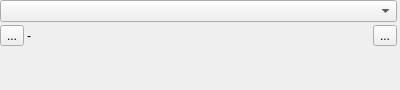
<?xml version="1.0" encoding="UTF-8"?>
<ui version="4.0">
 <class>IRtGpsInfo</class>
 <widget class="QWidget" name="IRtGpsInfo">
  <property name="geometry">
   <rect>
    <x>0</x>
    <y>0</y>
    <width>400</width>
    <height>90</height>
   </rect>
  </property>
  <property name="windowTitle">
   <string>Form</string>
  </property>
  <layout class="QVBoxLayout" name="verticalLayout">
   <property name="spacing">
    <number>3</number>
   </property>
   <property name="leftMargin">
    <number>0</number>
   </property>
   <property name="topMargin">
    <number>0</number>
   </property>
   <property name="rightMargin">
    <number>3</number>
   </property>
   <property name="bottomMargin">
    <number>0</number>
   </property>
   <item>
    <widget class="QComboBox" name="comboSource"/>
   </item>
   <item>
    <widget class="QFrame" name="frame">
     <property name="frameShape">
      <enum>QFrame::NoFrame</enum>
     </property>
     <property name="frameShadow">
      <enum>QFrame::Raised</enum>
     </property>
     <layout class="QVBoxLayout" name="verticalLayout_2">
      <property name="spacing">
       <number>3</number>
      </property>
      <property name="leftMargin">
       <number>0</number>
      </property>
      <property name="topMargin">
       <number>0</number>
      </property>
      <property name="rightMargin">
       <number>0</number>
      </property>
      <property name="bottomMargin">
       <number>0</number>
      </property>
      <item>
       <layout class="QHBoxLayout" name="horizontalLayout">
        <item>
         <widget class="QToolButton" name="toolConfig">
          <property name="text">
           <string>...</string>
          </property>
          <property name="icon">
           <iconset resource="../../resources.qrc">
            <normaloff>:/icons/32x32/Apply.png</normaloff>:/icons/32x32/Apply.png</iconset>
          </property>
         </widget>
        </item>
        <item>
         <widget class="QLabel" name="labelConfig">
          <property name="text">
           <string>-</string>
          </property>
         </widget>
        </item>
        <item>
         <widget class="QToolButton" name="toolHelp">
          <property name="text">
           <string>...</string>
          </property>
          <property name="icon">
           <iconset resource="../../resources.qrc">
            <normaloff>:/icons/32x32/Help.png</normaloff>:/icons/32x32/Help.png</iconset>
          </property>
         </widget>
        </item>
       </layout>
      </item>
      <item>
       <spacer name="verticalSpacer">
        <property name="orientation">
         <enum>Qt::Vertical</enum>
        </property>
        <property name="sizeHint" stdset="0">
         <size>
          <width>20</width>
          <height>7</height>
         </size>
        </property>
       </spacer>
      </item>
     </layout>
    </widget>
   </item>
  </layout>
 </widget>
 <resources>
  <include location="../../resources.qrc"/>
 </resources>
 <connections/>
</ui>
